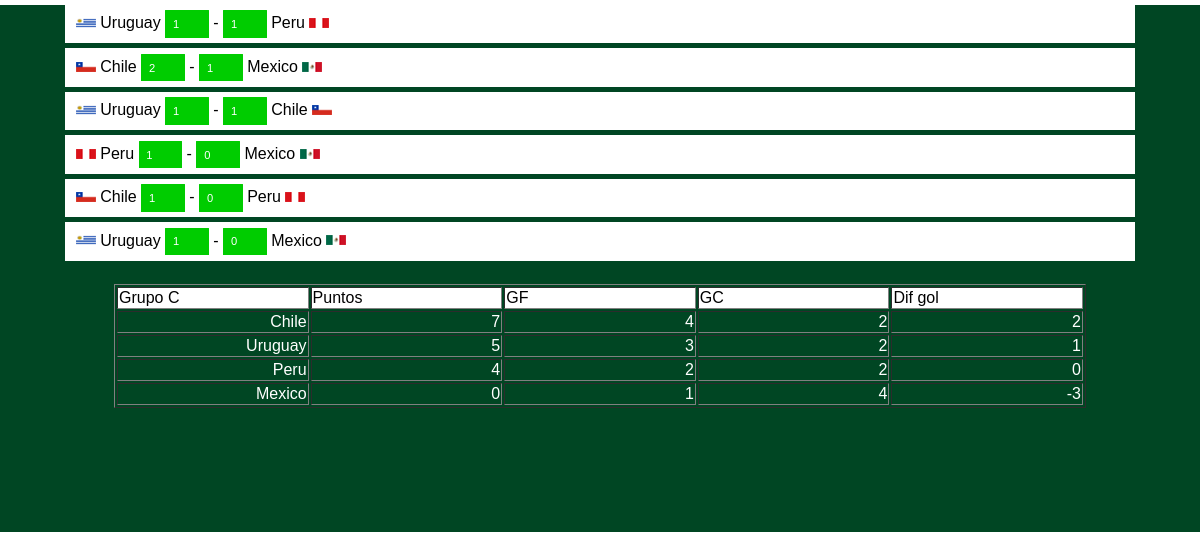
The page /A_GC.php (signed in) on the database its author committed.
### tables this page shows
CREATE TABLE IF NOT EXISTS `america_partidos` (
  `CodUsu` varchar(50) DEFAULT NULL,
  `CodPar` int(99) DEFAULT NULL,
  `local` varchar(50) DEFAULT NULL,
  `visitante` varchar(50) DEFAULT NULL,
  `glocal` int(20) DEFAULT '0',
  `gvisitante` int(20) DEFAULT '0',
  `resultado` int(20) DEFAULT '0'
);

CREATE TABLE IF NOT EXISTS `america_equipos` (
  `CodUsu` varchar(20) NOT NULL,
  `CodEqu` int(20) NOT NULL,
  `nombre` varchar(50) DEFAULT NULL,
  `grupo` varchar(10) DEFAULT NULL,
  `puntos` int(20) DEFAULT NULL,
  `golfav` int(20) DEFAULT NULL,
  `golcon` int(20) DEFAULT NULL,
  `difgol` int(20) DEFAULT NULL
);

### A_GC.php (the view, shortened to what this page needs)
<?php require_once('Connections/conexion.php'); ?>
<?php
$consultaC="SELECT * FROM america_partidos WHERE CodPar BETWEEN 13 AND 18 AND CodUsu='".$_SESSION['MM_Username']."'";
$resultadoC=mysql_query($consultaC, $conexion);
$consulta_tabla_C="SELECT * FROM america_equipos WHERE grupo='C' AND CodUsu='".$_SESSION['MM_Username']."' ORDER BY puntos DESC, difgol DESC, golfav DESC, nombre";
$resultado_tabla_C=mysql_query($consulta_tabla_C, $conexion);
?>
<html>
<head>
<link href="estilo.css" rel="stylesheet" type="text/css" />
</head>
<body>
<div style="background-color:#063; 	background-image:url(imagenes/trans.png);">
<div class="tablaclasificacion">
<form name="grupoC" method="post" action="<?php echo $editFormAction; ?>">
			<?php while ($filasresultadoC=mysql_fetch_assoc($resultadoC)) { ?>
			<div class="comentarios">
			<img src="imagenes/banamerica/<?php echo $filasresultadoC['local']; ?>.gif" width="20" height="10"/>  <?php echo $filasresultadoC['local']; ?> <input type="text" name="L<?php echo $filasresultadoC['CodPar']; ?>" id="L<?php echo $filasresultadoC['CodPar']; ?>" size="2" max-size="2" maxlength="2"  value="<?php echo $filasresultadoC['glocal']; ?>" class="botoneschicos"  readonly="readonly"/>  - <input type="text"  readonly="readonly" name="V<?php echo $filasresultadoC['CodPar']; ?>" id="V<?php echo $filasresultadoC['CodPar']; ?>" size="2" maxlength="2"  value="<?php echo $filasresultadoC['gvisitante']; ?>" class="botoneschicos" onChange="mostrar()"/> <?php echo $filasresultadoC['visitante']; ?>  <img src="imagenes/banamerica/<?php echo $filasresultadoC['visitante']; ?>.gif" width="20" height="10" />
			</div>
			<?php } ?>
			<br />
			<table border="1" class="tablaclasificacion">
				<tr class="comentarios">
					<td>Grupo C</td>
					<td>Puntos</td>
					<td>GF</td>
					<td>GC</td>
					<td>Dif gol</td>
				</tr>
			<?php while ($filasresultado_tabla_C=mysql_fetch_assoc($resultado_tabla_C)) { ?>
				<tr>
					<td><?php echo $filasresultado_tabla_C['nombre']; ?></td>
					<td><?php echo $filasresultado_tabla_C['puntos']; ?></td>
					<td><?php echo $filasresultado_tabla_C['golfav']; ?></td>
					<td><?php echo $filasresultado_tabla_C['golcon']; ?></td>
					<td><?php echo $filasresultado_tabla_C['difgol']; ?></td>
				</tr>
			<?php } ?>
			</table>
</form>
</div>
<br /><br /><br /><br /><br /><br />
</div>
</body>
</html>

### estilo.css (style rules this page uses)
body { font-family: Helvetica, "Open Sans",Arial,sans-serif; font-size: 1em; font-weight: normal; color: #000; background-color: #FFF; text-align: center; margin: 0; padding: 0; }
@media (min-width:801px) { .tablaclasificacion { font-size:1em; width:90%; height: auto; margin: 0 auto; color:#FFF; text-align: right; table-layout: fixed; } }
@media (min-width:801px) { .botoneschicos, .botoneschicos a, p .botoneschicos { padding-bottom:5px; padding-top: 5px; padding-left:10px; padding-right:10px; background-color: #0C0; text-decoration:none; font-size:1em; color:#FFF; border: thin none #FFF; -moz-border-radius:5px; -webkit-border-radius:5px; border-radius:5px; } }
.botoneschicos, .botoneschicos a, p .botoneschicos { padding-bottom:1%; padding-top: 1%; padding-left:2%; padding-right:2%; background-color: #0C0; text-decoration:none; font-size:1em; color:#FFF; border: thin none #FFF; border-radius:1%; }
input.botoneschicos { font-size:0.7em; vertical-align:baseline; padding:0.7em; }
.comentarios { background-color: #FFF; color: #000; font-size:1em; text-align:left; padding-top: 0.5%; padding-right: 1%; padding-bottom: 0.5%; padding-left: 1%; margin:5px; }

### rows shown on the page
america_partidos: local (picture), local "Uruguay", L13 "1", V13 "1", visitante "Peru", visitante (picture)
america_partidos: local (picture), local "Chile", L14 "2", V14 "1", visitante "Mexico", visitante (picture)
america_partidos: local (picture), local "Uruguay", L15 "1", V15 "1", visitante "Chile", visitante (picture)
america_partidos: local (picture), local "Peru", L16 "1", V16 "0", visitante "Mexico", visitante (picture)
america_partidos: local (picture), local "Chile", L17 "1", V17 "0", visitante "Peru", visitante (picture)
america_partidos: local (picture), local "Uruguay", L18 "1", V18 "0", visitante "Mexico", visitante (picture)
america_equipos: nombre "Chile", puntos "7", golfav "4", golcon "2", difgol "2"
america_equipos: nombre "Uruguay", puntos "5", golfav "3", golcon "2", difgol "1"
america_equipos: nombre "Peru", puntos "4", golfav "2", golcon "2", difgol "0"
america_equipos: nombre "Mexico", puntos "0", golfav "1", golcon "4", difgol "-3"
